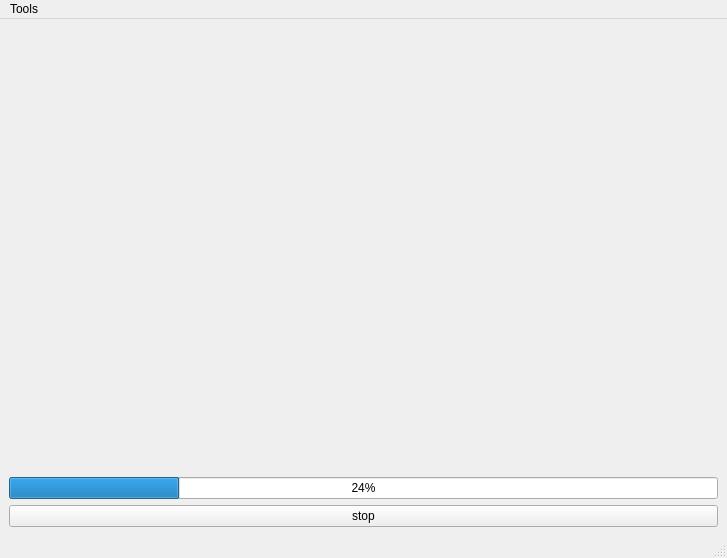
<?xml version="1.0" encoding="UTF-8"?>
<ui version="4.0">
 <class>MainWindow</class>
 <widget class="QMainWindow" name="MainWindow">
  <property name="geometry">
   <rect>
    <x>0</x>
    <y>0</y>
    <width>727</width>
    <height>558</height>
   </rect>
  </property>
  <property name="windowTitle">
   <string>MainWindow</string>
  </property>
  <widget class="QWidget" name="centralwidget">
   <layout class="QGridLayout" name="gridLayout">
    <item row="2" column="0">
     <widget class="QPushButton" name="startStop">
      <property name="text">
       <string>stop</string>
      </property>
      <property name="checkable">
       <bool>true</bool>
      </property>
      <property name="checked">
       <bool>false</bool>
      </property>
     </widget>
    </item>
    <item row="0" column="0">
     <layout class="QHBoxLayout" name="horizontalLayout">
      <item>
       <widget class="QCustomPlot" name="plot" native="true"/>
      </item>
     </layout>
    </item>
    <item row="1" column="0">
     <widget class="QProgressBar" name="progressBar">
      <property name="value">
       <number>24</number>
      </property>
     </widget>
    </item>
   </layout>
  </widget>
  <widget class="QMenuBar" name="menubar">
   <property name="geometry">
    <rect>
     <x>0</x>
     <y>0</y>
     <width>727</width>
     <height>21</height>
    </rect>
   </property>
   <widget class="QMenu" name="menu">
    <property name="title">
     <string>Tools</string>
    </property>
    <addaction name="waveViever"/>
    <addaction name="about"/>
   </widget>
   <addaction name="menu"/>
  </widget>
  <widget class="QStatusBar" name="statusbar"/>
  <action name="waveViever">
   <property name="icon">
    <iconset resource="resource.qrc">
     <normaloff>:/image/res/files-128x128_98409.png</normaloff>:/image/res/files-128x128_98409.png</iconset>
   </property>
   <property name="text">
    <string>Wave Viever</string>
   </property>
  </action>
  <action name="about">
   <property name="icon">
    <iconset resource="resource.qrc">
     <normaloff>:/image/res/gui_about_icon_157266.png</normaloff>:/image/res/gui_about_icon_157266.png</iconset>
   </property>
   <property name="text">
    <string>About</string>
   </property>
  </action>
 </widget>
 <customwidgets>
  <customwidget>
   <class>QCustomPlot</class>
   <extends>QWidget</extends>
   <header>qcustomplot.h</header>
   <container>1</container>
  </customwidget>
 </customwidgets>
 <resources>
  <include location="resource.qrc"/>
 </resources>
 <connections/>
</ui>
